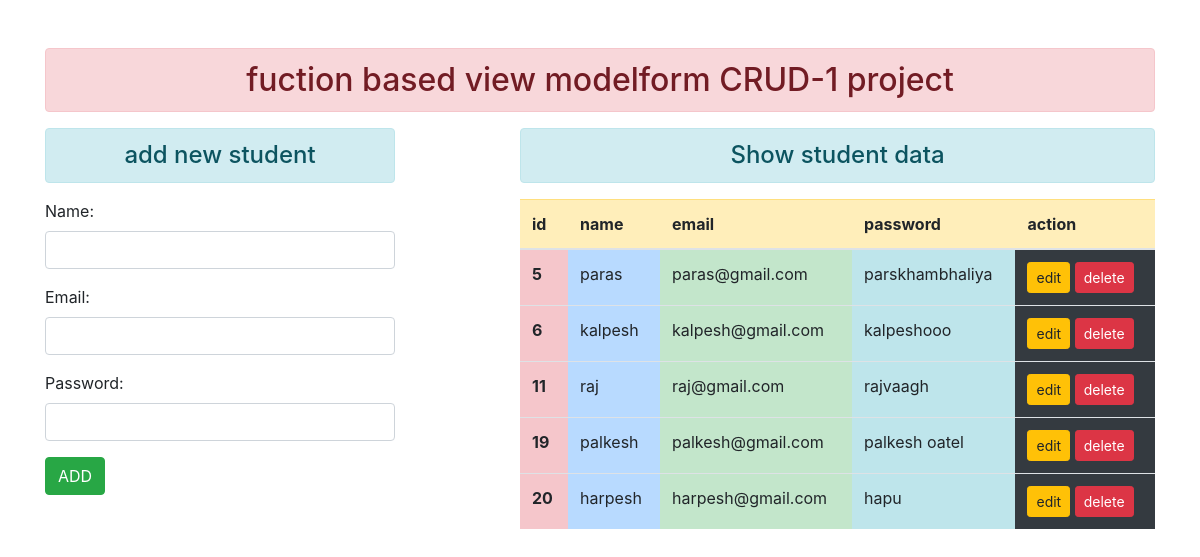
The page / on the database its author committed.
### enroll/models.py (models this page shows)
class ModelStudent(models.Model):
    name = models.CharField(max_length = 70)
    email = models.EmailField(max_length = 100)
    password = models.CharField(max_length = 70)

### enroll/views.py (the view)
# urls.py: path('', views.add_show , name = 'addandshow'),
def add_show(request):
    if request.method == 'POST':
        fs = FormsStudent(request.POST)
        if fs.is_valid():
            fs.save()
            fs = FormsStudent()
    else:
        fs = FormsStudent()
    stud = ModelStudent.objects.all()
    return render(request , 'enroll/add_show.html' , {'form' : fs , "stu": stud })

### enroll/forms.py
class FormsStudent(forms.ModelForm):
    class Meta:
        model = ModelStudent
        fields = ['name' , 'email' , 'password']
        widgets = {
            'name' : forms.TextInput(attrs = {'class' : "form-control"}),
            'email' : forms.EmailInput(attrs = {'class' : "form-control"}),
            'password' : forms.PasswordInput(render_value=True ,  attrs = {'class' : "form-control"}),
        }

### enroll/templates/enroll/add_show.html (shortened to what this page needs)
{% extends 'enroll/base.html' %}
{% block content %}
    <div class="row">
        <div class="col-sm-4">
          <h4 class='text-center alert alert-info'> add new student</h4>
          <form action="" method="POST">
            {{form.as_p}}
            <input type="submit" class='btn btn-success' value="ADD">
          </form>
        </div>
      <div class="col-sm-7 offset-1">
        <h4 class='text-center alert alert-info'> Show student data </h4>
            {% if stu %}
                <table class="table table-hover">
                    <thead>
                        <tr class='table-warning'>
                        <th scope="col">id</th>
                        <th scope="col">name</th>
                        <th scope="col">email</th>
                        <th scope="col">password</th>
                        <th scope="col" >action</th>
                        </tr>
                    </thead>
                    <tbody>
                    {% for st in stu %}
                        <tr>
                        <th scope="row" class="table-danger">{{st.id}}</th>
                        <td class="table-primary">{{st.name}}</td>
                        <td class="table-success">{{st.email}}</td>
                        <td class="table-info">{{st.password}}</td>
                        <td class="table-dark">
                        <a href="{% url 'updatedata' st.id %}" class='btn btn-warning btn-sm'>edit</a>
                        <form action="{% url 'deletedata' st.id %}" method="post" class="d-inline">
                            <input type="submit" class="btn btn-danger btn-sm"  value="delete">
                        </form>
                        </td>
                        </tr>
                    {% endfor %}
                    </tbody>
                    </table>
            {% else %}
            <h4 class='text-center alert alert-warning'> no records </h4>
            {% endif %}
      </div>
    </div>
{% endblock content %}

### enroll/templates/enroll/base.html (shortened to what this page needs)
<!DOCTYPE html>
{% load static %}
<html lang="en">
<head>
    <link rel="stylesheet" href="{% static 'enroll/css/bootstrap.css' %}">
</head>
<body>
    <div class="container mt-5">
        <h2 class="text-center alert alert-danger"> fuction based view modelform CRUD-1 project </h2>
        {% block content %}  {% endblock content %}
    </div>
</body>
</html>

### rows shown on the page
ModelStudent: id "5", name "paras", email "paras@gmail.com", password "parskhambhaliya"
ModelStudent: id "6", name "kalpesh", email "kalpesh@gmail.com", password "kalpeshooo"
ModelStudent: id "11", name "raj", email "raj@gmail.com", password "rajvaagh"
ModelStudent: id "19", name "palkesh", email "palkesh@gmail.com", password "palkesh oatel"
ModelStudent: id "20", name "harpesh", email "harpesh@gmail.com", password "hapu"
